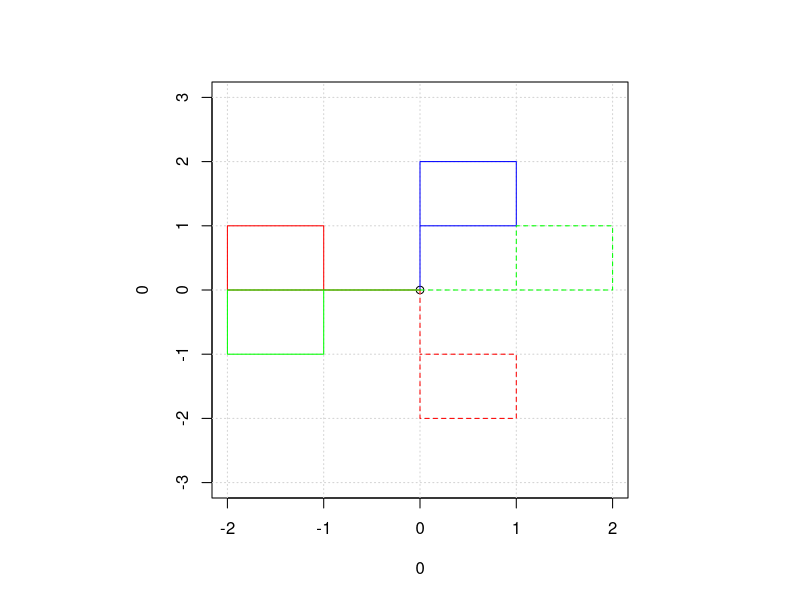
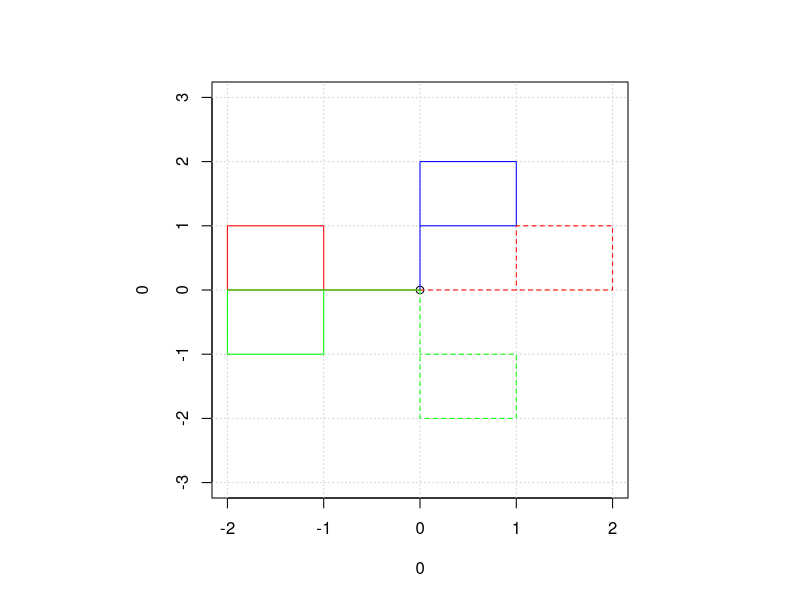
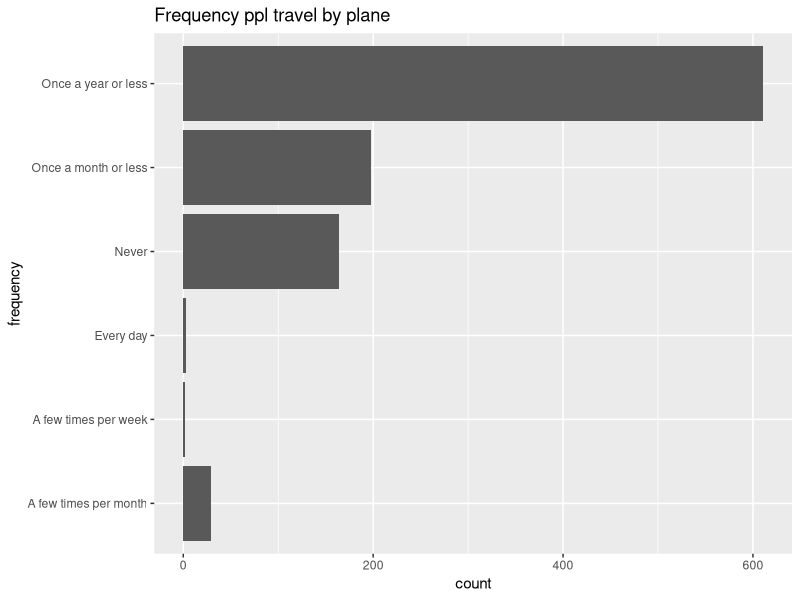
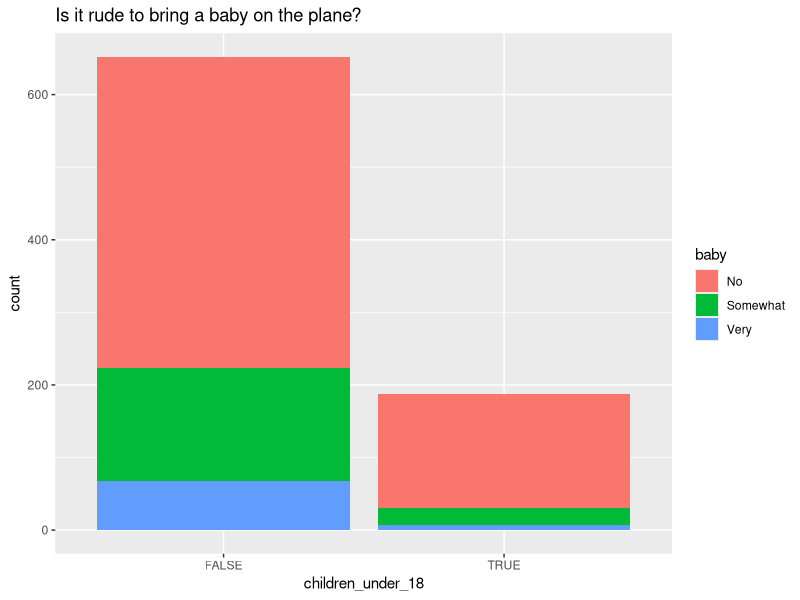
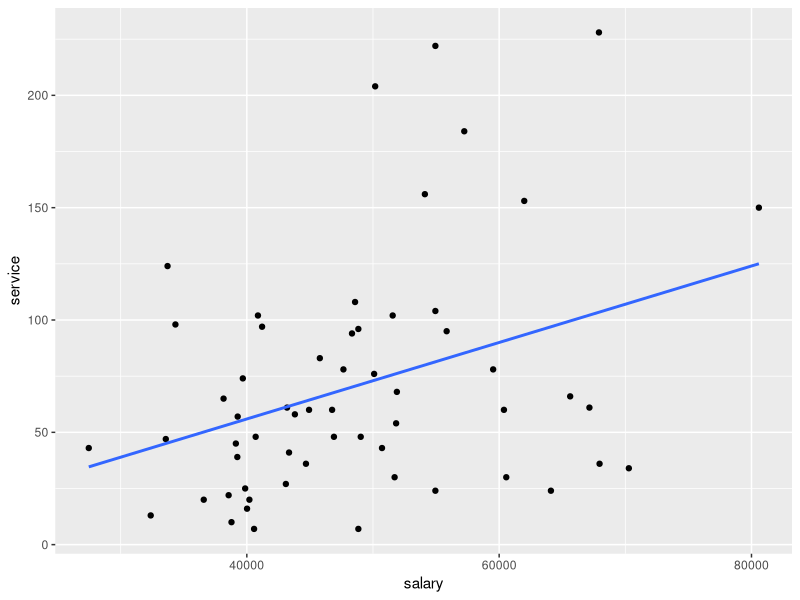
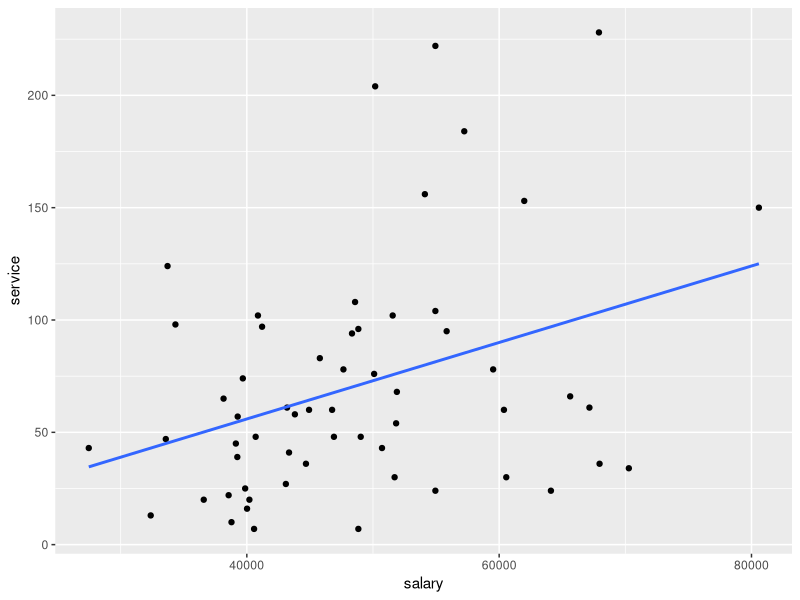
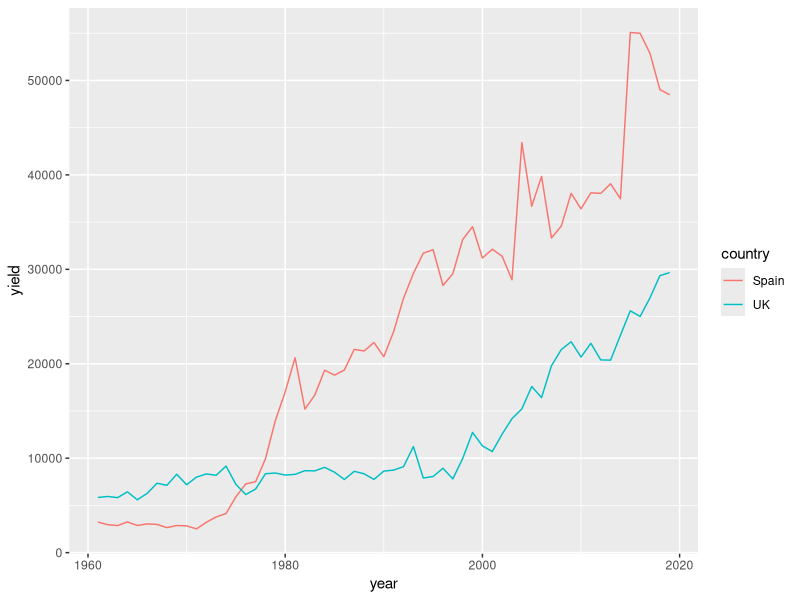
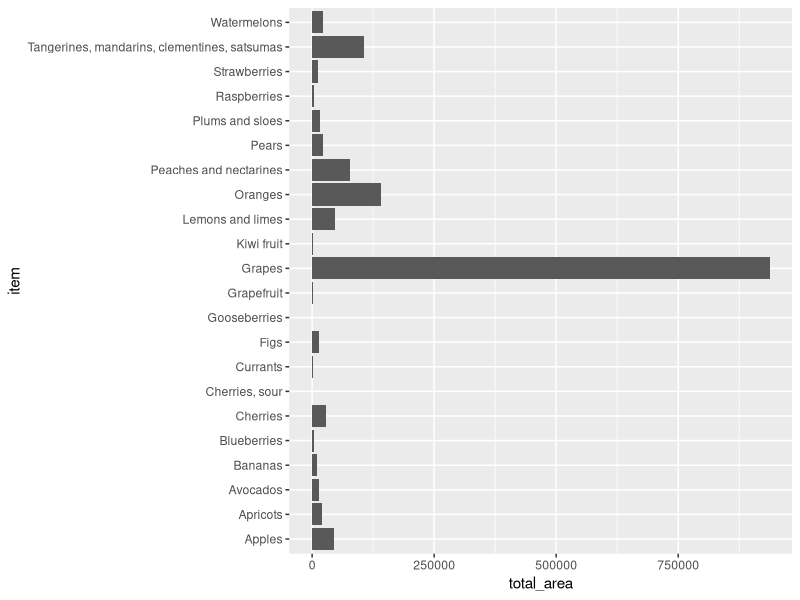

Reproduce these figures in R, in order.
# Test Prep R Script

# code for probs that use pnorm, qnorm
pnorm(20,15,3) - pnorm(10,15,3) # for proababilty
qnorm(0.1,15,3)  # at most/ up to?

qnorm(0.43,96,25) 

pnorm(475,500,20)
1-pnorm(515,500,20)

pnorm(70,75,12) - pnorm(60,75,12)
qnorm (.85, 75, 12)
1 - pnorm(75, 60, 15)
qnorm(.4, 60, 15)

1 - pnorm(127, 100, 15)
qnorm(0.10, 100, 15)

(1-pnorm(133,100,15))/(1-pnorm(127,100,15))

pnorm(224,232,5)
qnorm(0.7,232,5)

# mean: 16.2 , sd: 0.9
# prob of random chosing M : P(x<16) - P(x<15)
pnorm(16,16.2,0.9)-pnorm(15,16.2,0.9) # random prob is: 0.320
# prob random customer doesnt have size in stock
pnorm(18,16.2,0.9)-pnorm(14,16.2,0.9) # random prob is: 0.320


# Question 5 April 
# Graph single flag
flag = rbind(c(0, 0, 1, 1, 0),
             c(0, 2, 2, 1, 1))
par(pty="s")
plot(0,0,xlim=c(-2,2),ylim=c(-3,3))
grid()
lines(flag[1,],flag[2,],col='blue')

# transforming the matrix 
M = cbind(c(0,1),c(-1,0))
newflag = M %*% flag
lines(newflag[1,],newflag[2,],col='red')

M = cbind(c(1,0),c(0,-1))
newflag = M %*% flag
lines(newflag[1,],newflag[2,],col='red',lty=2)

M = cbind(c(0,-1),c(-1,0))
newflag = M %*% flag
lines(newflag[1,],newflag[2,],col='green')

M = cbind(c(0,1),c(1,0))
newflag = M %*% flag
lines(newflag[1,],newflag[2,],col='green',lty=2)

# july 5b transofrm matrix
flag = rbind(c(0, 0, 1, 1, 0),
             c(0, 2, 2, 1, 1))
par(pty="s")
plot(0,0,xlim=c(-2,2),ylim=c(-3,3))
grid()
lines(flag[1,],flag[2,],col='blue')

a = cbind(
  c(0,1),
  c(-1,0)
)
# matrix is 90 degree rotation, first c is col 1, second col 2
# 0 -1 
# 1 0 

b = cbind(
  c(1,0),
  c(0,-1)
)
flag_rotation = a %*% flag
flag_rotation
flag_rotation_reflection = b %*% flag_rotation
flag_rotation_reflection
lines(flag_rotation[1,],flag_rotation[2,],col='red')
lines(flag_rotation_reflection[1,],flag_rotation_reflection[2,],col='green')


flag_reflection = b %*% flag
flag_reflection_rotation = a %*% flag_reflection
flag_reflection_rotation
lines(flag_reflection_rotation[1,],flag_reflection_rotation[2,],col='red',lty=2)
lines(flag_reflection[1,],flag_reflection[2,],col='green',lty=2)






# Code part of April Phase test
library(tidyverse)
library(ggfortify)

setwd("~/Projects/Data_Science/Labs")
flying = read_csv('../Data/flying.csv')
flying

nrow(flying)
ncol(flying)


# bar chart
ggplot(flying,mapping=aes(x=frequency)) +
  geom_bar()+ 
  coord_flip() +
  ggtitle("Frequency ppl travel by plane")

# summary table
flying %>%
  filter(recline_frequency == "Never" | recline_frequency == "Once in a while")%>%
  group_by(recline_rude) %>%
  summarise(count=n())
#recline_rude
#recline_frequency

#children_under_18 
#baby
flying %>%
  select(baby,children_under_18) %>%
  drop_na()%>%
  ggplot(aes(x=children_under_18, fill=baby)) +
    geom_bar() +
    ggtitle("Is it rude to bring a baby on the plane?")

# bank.csv
bank = read_csv('../Data/bank.csv')
# salary~service


# calculate correlation efficient, best fit eq code
ggplot(bank,aes(x=salary,y=service)) +
  geom_point() +
  geom_smooth(method=lm, se=FALSE)
model = lm(salary~service, data=bank)
summary(model)
# 43382.70  <-- intercept
# 73.25 <-- coefficent of sales

# use salary and size to predict sales
ggplot(bank,aes(x=salary,y=service)) +
  geom_point() +
  geom_smooth(method=lm, se=FALSE)
model = lm(salary~service+size, data=bank)
summary(model)
# Intercept: 46481.10
# Coefficent: 82.89


# Code part of July Phase test
fruit = read_csv('../Data/fruit.csv')
fruit

nrow(fruit)
ncol(fruit)

# to see the fruit types
select(fruit,item) %>% unique()
distinct(fruit,country)

spain = filter(fruit, country=='Spain') %>% select(item) %>% unique() 
uk = filter(fruit, country=='UK') %>% select(item)  %>% unique() 
intersect(spain,uk)
# not used but show other fruit stuff (below)
union(spain,uk)
setdiff(spain,uk)

fruit %>%
  filter(item=='Strawberries') %>%
  ggplot(aes(x=year , y=yield, colour=country )) +
  geom_line() 

# summary table, 2019
summary_table = fruit %>%
  filter(year==2019) %>%
  group_by(item) %>%
  summarise(total_area=sum(area)) %>%
  arrange(desc(total_area))
summary_table

ggplot(summary_table, aes(y=item, x=total_area))+
  geom_col()

cycle = read_csv('../Data/cycling.csv')
cycle

ggplot(cycle, aes(x=age25to34,y=cycletowork)) + 
  geom_point() +
  geom_smooth(method=lm, se=FALSE)

model = lm(cycletowork~age25to34, data=cycle)
summary(model)

autoplot(model)

model = lm(cycletowork~age25to34+travel10to20km+zerocarsvans, data=cycle)
summary(model)

# fitted model:
# cycletowork = 0.8177823 + 0.1263045 * age25to34
#                         - 0.817057 * travel10to20km
#                         + 0.006776 * zerocarsvans

model = lm(cycletowork~age25to34+travel10to20km, data=cycle)
summary(model)
# R^2 = 0.4564
